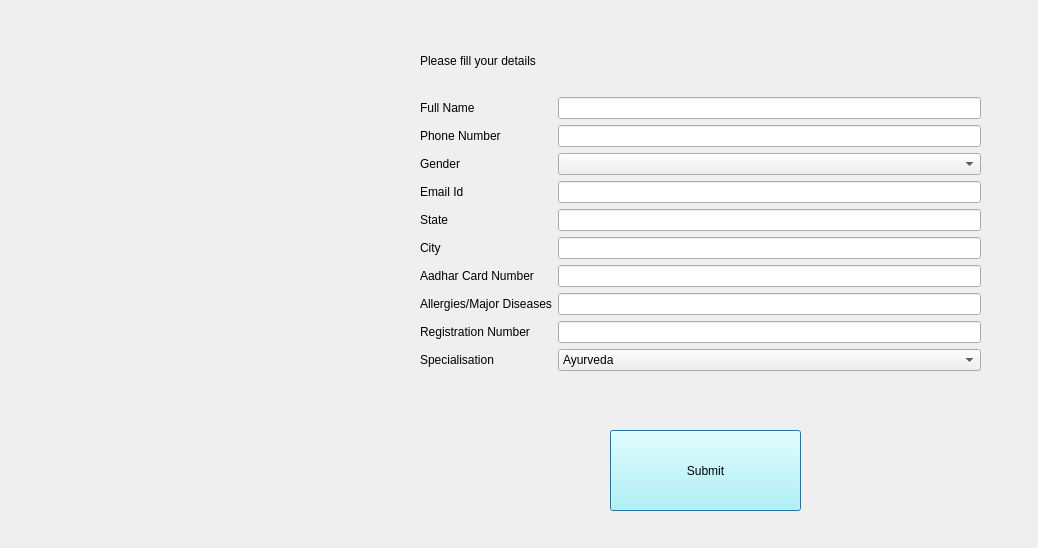
<?xml version="1.0" encoding="UTF-8"?>
<ui version="4.0">
 <class>docpatop</class>
 <widget class="QDialog" name="docpatop">
  <property name="geometry">
   <rect>
    <x>0</x>
    <y>0</y>
    <width>1038</width>
    <height>548</height>
   </rect>
  </property>
  <property name="windowTitle">
   <string>Dialog</string>
  </property>
  <widget class="QPushButton" name="pushButton_sumit">
   <property name="geometry">
    <rect>
     <x>610</x>
     <y>430</y>
     <width>191</width>
     <height>81</height>
    </rect>
   </property>
   <property name="styleSheet">
    <string notr="true">background-color: rgb(170, 255, 255);</string>
   </property>
   <property name="text">
    <string>Submit</string>
   </property>
  </widget>
  <widget class="QWidget" name="layoutWidget">
   <property name="geometry">
    <rect>
     <x>420</x>
     <y>30</y>
     <width>561</width>
     <height>361</height>
    </rect>
   </property>
   <layout class="QVBoxLayout" name="verticalLayout">
    <item>
     <widget class="QLabel" name="label_fill">
      <property name="text">
       <string>Please fill your details</string>
      </property>
     </widget>
    </item>
    <item>
     <layout class="QFormLayout" name="formLayout_2">
      <item row="0" column="0">
       <widget class="QLabel" name="label_name">
        <property name="text">
         <string>Full Name</string>
        </property>
        <property name="buddy">
         <cstring>lineEdit_name</cstring>
        </property>
       </widget>
      </item>
      <item row="0" column="1">
       <widget class="QLineEdit" name="lineEdit_name"/>
      </item>
      <item row="1" column="0">
       <widget class="QLabel" name="label_phone">
        <property name="text">
         <string>Phone Number</string>
        </property>
        <property name="buddy">
         <cstring>lineEdit_phone</cstring>
        </property>
       </widget>
      </item>
      <item row="1" column="1">
       <widget class="QLineEdit" name="lineEdit_phone"/>
      </item>
      <item row="2" column="0">
       <widget class="QLabel" name="label_gender">
        <property name="text">
         <string>Gender</string>
        </property>
        <property name="buddy">
         <cstring>comboBox_gender</cstring>
        </property>
       </widget>
      </item>
      <item row="2" column="1">
       <widget class="QComboBox" name="comboBox_gender"/>
      </item>
      <item row="3" column="0">
       <widget class="QLabel" name="label_email">
        <property name="text">
         <string>Email Id</string>
        </property>
        <property name="buddy">
         <cstring>lineEdit_email</cstring>
        </property>
       </widget>
      </item>
      <item row="3" column="1">
       <widget class="QLineEdit" name="lineEdit_email"/>
      </item>
      <item row="4" column="0">
       <widget class="QLabel" name="label_state">
        <property name="text">
         <string>State</string>
        </property>
        <property name="buddy">
         <cstring>lineEdit_state</cstring>
        </property>
       </widget>
      </item>
      <item row="4" column="1">
       <widget class="QLineEdit" name="lineEdit_state"/>
      </item>
      <item row="5" column="0">
       <widget class="QLabel" name="label_city">
        <property name="text">
         <string>City</string>
        </property>
        <property name="buddy">
         <cstring>lineEdit_city</cstring>
        </property>
       </widget>
      </item>
      <item row="5" column="1">
       <widget class="QLineEdit" name="lineEdit_city"/>
      </item>
      <item row="6" column="0">
       <widget class="QLabel" name="label_aadhar">
        <property name="text">
         <string>Aadhar Card Number</string>
        </property>
        <property name="buddy">
         <cstring>lineEdit_aadhar</cstring>
        </property>
       </widget>
      </item>
      <item row="6" column="1">
       <widget class="QLineEdit" name="lineEdit_aadhar"/>
      </item>
      <item row="7" column="0">
       <widget class="QLabel" name="label_mjrdis">
        <property name="text">
         <string>Allergies/Major Diseases</string>
        </property>
        <property name="buddy">
         <cstring>lineEdit_mjrdis</cstring>
        </property>
       </widget>
      </item>
      <item row="7" column="1">
       <widget class="QLineEdit" name="lineEdit_mjrdis"/>
      </item>
      <item row="10" column="0">
       <widget class="QLabel" name="label_8">
        <property name="text">
         <string/>
        </property>
       </widget>
      </item>
      <item row="10" column="1">
       <layout class="QHBoxLayout" name="horizontalLayout"/>
      </item>
      <item row="9" column="0">
       <widget class="QLabel" name="label">
        <property name="text">
         <string>Specialisation</string>
        </property>
       </widget>
      </item>
      <item row="9" column="1">
       <widget class="QComboBox" name="comboBox_spec">
        <item>
         <property name="text">
          <string>Ayurveda</string>
         </property>
        </item>
        <item>
         <property name="text">
          <string>Cardiology</string>
         </property>
        </item>
        <item>
         <property name="text">
          <string>Cosmetology</string>
         </property>
        </item>
        <item>
         <property name="text">
          <string>Dental</string>
         </property>
        </item>
        <item>
         <property name="text">
          <string>Dermatology</string>
         </property>
        </item>
        <item>
         <property name="text">
          <string>Endocrinology</string>
         </property>
        </item>
        <item>
         <property name="text">
          <string>ENT</string>
         </property>
        </item>
        <item>
         <property name="text">
          <string>Family Medicine</string>
         </property>
        </item>
        <item>
         <property name="text">
          <string>General Medicine</string>
         </property>
        </item>
        <item>
         <property name="text">
          <string>General Physician</string>
         </property>
        </item>
        <item>
         <property name="text">
          <string>General Surgery</string>
         </property>
        </item>
        <item>
         <property name="text">
          <string>Geriatrics</string>
         </property>
        </item>
        <item>
         <property name="text">
          <string>Gynaecology</string>
         </property>
        </item>
        <item>
         <property name="text">
          <string>Hepatology</string>
         </property>
        </item>
        <item>
         <property name="text">
          <string>Homeopathy</string>
         </property>
        </item>
        <item>
         <property name="text">
          <string>Nephrology</string>
         </property>
        </item>
        <item>
         <property name="text">
          <string>Neurology</string>
         </property>
        </item>
        <item>
         <property name="text">
          <string>Ophthalmology</string>
         </property>
        </item>
        <item>
         <property name="text">
          <string>Orthopedics</string>
         </property>
        </item>
        <item>
         <property name="text">
          <string>Pathology</string>
         </property>
        </item>
        <item>
         <property name="text">
          <string>Physiotherapy</string>
         </property>
        </item>
        <item>
         <property name="text">
          <string>Plastic &amp; Cosmetic Surgery</string>
         </property>
        </item>
        <item>
         <property name="text">
          <string>Rheumatology</string>
         </property>
        </item>
        <item>
         <property name="text">
          <string>Trichology</string>
         </property>
        </item>
        <item>
         <property name="text">
          <string>Urology</string>
         </property>
        </item>
        <item>
         <property name="text">
          <string>Urosurgery</string>
         </property>
        </item>
       </widget>
      </item>
      <item row="8" column="0">
       <widget class="QLabel" name="label_2">
        <property name="text">
         <string>Registration Number</string>
        </property>
       </widget>
      </item>
      <item row="8" column="1">
       <widget class="QLineEdit" name="lineEdit_regnum"/>
      </item>
     </layout>
    </item>
   </layout>
  </widget>
  <widget class="QLabel" name="label_regis">
   <property name="geometry">
    <rect>
     <x>20</x>
     <y>10</y>
     <width>371</width>
     <height>561</height>
    </rect>
   </property>
   <property name="text">
    <string/>
   </property>
  </widget>
 </widget>
 <resources/>
 <connections/>
</ui>
